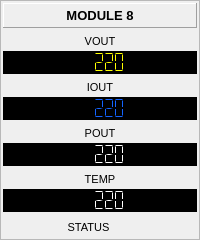
           <widget class="QFrame" name="frame_16">
            <property name="frameShape">
             <enum>QFrame::StyledPanel</enum>
            </property>
            <property name="frameShadow">
             <enum>QFrame::Raised</enum>
            </property>
            <layout class="QVBoxLayout" name="verticalLayout_89">
             <property name="spacing">
              <number>5</number>
             </property>
             <property name="leftMargin">
              <number>2</number>
             </property>
             <property name="topMargin">
              <number>2</number>
             </property>
             <property name="rightMargin">
              <number>2</number>
             </property>
             <property name="bottomMargin">
              <number>2</number>
             </property>
             <item>
              <widget class="QLabel" name="label_138">
               <property name="sizePolicy">
                <sizepolicy hsizetype="Preferred" vsizetype="Expanding">
                 <horstretch>0</horstretch>
                 <verstretch>0</verstretch>
                </sizepolicy>
               </property>
               <property name="minimumSize">
                <size>
                 <width>0</width>
                 <height>25</height>
                </size>
               </property>
               <property name="font">
                <font>
                 <pointsize>10</pointsize>
                 <weight>75</weight>
                 <bold>true</bold>
                </font>
               </property>
               <property name="frameShape">
                <enum>QFrame::Panel</enum>
               </property>
               <property name="frameShadow">
                <enum>QFrame::Raised</enum>
               </property>
               <property name="text">
                <string>MODULE 8</string>
               </property>
               <property name="alignment">
                <set>Qt::AlignCenter</set>
               </property>
              </widget>
             </item>
             <item>
              <layout class="QVBoxLayout" name="verticalLayout_90">
               <property name="spacing">
                <number>2</number>
               </property>
               <item>
                <widget class="QLabel" name="label_139">
                 <property name="sizePolicy">
                  <sizepolicy hsizetype="Preferred" vsizetype="Expanding">
                   <horstretch>0</horstretch>
                   <verstretch>0</verstretch>
                  </sizepolicy>
                 </property>
                 <property name="minimumSize">
                  <size>
                   <width>0</width>
                   <height>16</height>
                  </size>
                 </property>
                 <property name="font">
                  <font>
                   <pointsize>8</pointsize>
                  </font>
                 </property>
                 <property name="text">
                  <string>VOUT</string>
                 </property>
                 <property name="alignment">
                  <set>Qt::AlignCenter</set>
                 </property>
                </widget>
               </item>
               <item>
                <widget class="QLCDNumber" name="lcdBModule8Vout">
                 <property name="sizePolicy">
                  <sizepolicy hsizetype="Expanding" vsizetype="Expanding">
                   <horstretch>0</horstretch>
                   <verstretch>0</verstretch>
                  </sizepolicy>
                 </property>
                 <property name="minimumSize">
                  <size>
                   <width>0</width>
                   <height>22</height>
                  </size>
                 </property>
                 <property name="styleSheet">
                  <string notr="true">color: rgb(255, 255, 0);
background-color: rgb(0, 0, 0);</string>
                 </property>
                 <property name="frameShape">
                  <enum>QFrame::StyledPanel</enum>
                 </property>
                 <property name="smallDecimalPoint">
                  <bool>false</bool>
                 </property>
                 <property name="digitCount">
                  <number>5</number>
                 </property>
                 <property name="segmentStyle">
                  <enum>QLCDNumber::Flat</enum>
                 </property>
                 <property name="value" stdset="0">
                  <double>220.000000000000000</double>
                 </property>
                 <property name="intValue" stdset="0">
                  <number>220</number>
                 </property>
                </widget>
               </item>
              </layout>
             </item>
             <item>
              <layout class="QVBoxLayout" name="verticalLayout_91">
               <property name="spacing">
                <number>2</number>
               </property>
               <item>
                <widget class="QLabel" name="label_140">
                 <property name="sizePolicy">
                  <sizepolicy hsizetype="Preferred" vsizetype="Expanding">
                   <horstretch>0</horstretch>
                   <verstretch>0</verstretch>
                  </sizepolicy>
                 </property>
                 <property name="minimumSize">
                  <size>
                   <width>0</width>
                   <height>16</height>
                  </size>
                 </property>
                 <property name="font">
                  <font>
                   <pointsize>8</pointsize>
                  </font>
                 </property>
                 <property name="text">
                  <string>IOUT</string>
                 </property>
                 <property name="alignment">
                  <set>Qt::AlignCenter</set>
                 </property>
                </widget>
               </item>
               <item>
                <widget class="QLCDNumber" name="lcdBModule8Iout">
                 <property name="sizePolicy">
                  <sizepolicy hsizetype="Expanding" vsizetype="Expanding">
                   <horstretch>0</horstretch>
                   <verstretch>0</verstretch>
                  </sizepolicy>
                 </property>
                 <property name="minimumSize">
                  <size>
                   <width>0</width>
                   <height>22</height>
                  </size>
                 </property>
                 <property name="styleSheet">
                  <string notr="true">color: rgb(20, 100, 255);
background-color: rgb(0, 0, 0);</string>
                 </property>
                 <property name="frameShape">
                  <enum>QFrame::StyledPanel</enum>
                 </property>
                 <property name="smallDecimalPoint">
                  <bool>false</bool>
                 </property>
                 <property name="digitCount">
                  <number>5</number>
                 </property>
                 <property name="segmentStyle">
                  <enum>QLCDNumber::Flat</enum>
                 </property>
                 <property name="value" stdset="0">
                  <double>220.000000000000000</double>
                 </property>
                 <property name="intValue" stdset="0">
                  <number>220</number>
                 </property>
                </widget>
               </item>
              </layout>
             </item>
             <item>
              <layout class="QVBoxLayout" name="verticalLayout_92">
               <property name="spacing">
                <number>2</number>
               </property>
               <item>
                <widget class="QLabel" name="label_141">
                 <property name="sizePolicy">
                  <sizepolicy hsizetype="Preferred" vsizetype="Expanding">
                   <horstretch>0</horstretch>
                   <verstretch>0</verstretch>
                  </sizepolicy>
                 </property>
                 <property name="minimumSize">
                  <size>
                   <width>0</width>
                   <height>16</height>
                  </size>
                 </property>
                 <property name="font">
                  <font>
                   <pointsize>8</pointsize>
                  </font>
                 </property>
                 <property name="text">
                  <string>POUT</string>
                 </property>
                 <property name="alignment">
                  <set>Qt::AlignCenter</set>
                 </property>
                </widget>
               </item>
               <item>
                <widget class="QLCDNumber" name="lcdBModule8Pout">
                 <property name="sizePolicy">
                  <sizepolicy hsizetype="Expanding" vsizetype="Expanding">
                   <horstretch>0</horstretch>
                   <verstretch>0</verstretch>
                  </sizepolicy>
                 </property>
                 <property name="minimumSize">
                  <size>
                   <width>0</width>
                   <height>22</height>
                  </size>
                 </property>
                 <property name="styleSheet">
                  <string notr="true">color: rgb(255, 255, 255);
background-color: rgb(0, 0, 0);</string>
                 </property>
                 <property name="frameShape">
                  <enum>QFrame::StyledPanel</enum>
                 </property>
                 <property name="smallDecimalPoint">
                  <bool>false</bool>
                 </property>
                 <property name="digitCount">
                  <number>5</number>
                 </property>
                 <property name="segmentStyle">
                  <enum>QLCDNumber::Flat</enum>
                 </property>
                 <property name="value" stdset="0">
                  <double>220.000000000000000</double>
                 </property>
                 <property name="intValue" stdset="0">
                  <number>220</number>
                 </property>
                </widget>
               </item>
              </layout>
             </item>
             <item>
              <layout class="QVBoxLayout" name="verticalLayout_93">
               <property name="spacing">
                <number>2</number>
               </property>
               <item>
                <widget class="QLabel" name="label_142">
                 <property name="sizePolicy">
                  <sizepolicy hsizetype="Preferred" vsizetype="Expanding">
                   <horstretch>0</horstretch>
                   <verstretch>0</verstretch>
                  </sizepolicy>
                 </property>
                 <property name="minimumSize">
                  <size>
                   <width>0</width>
                   <height>16</height>
                  </size>
                 </property>
                 <property name="font">
                  <font>
                   <pointsize>8</pointsize>
                  </font>
                 </property>
                 <property name="text">
                  <string>TEMP</string>
                 </property>
                 <property name="alignment">
                  <set>Qt::AlignCenter</set>
                 </property>
                </widget>
               </item>
               <item>
                <widget class="QLCDNumber" name="lcdBModule8Temp">
                 <property name="sizePolicy">
                  <sizepolicy hsizetype="Expanding" vsizetype="Expanding">
                   <horstretch>0</horstretch>
                   <verstretch>0</verstretch>
                  </sizepolicy>
                 </property>
                 <property name="minimumSize">
                  <size>
                   <width>0</width>
                   <height>22</height>
                  </size>
                 </property>
                 <property name="styleSheet">
                  <string notr="true">color: rgb(255, 255, 255);
background-color: rgb(0, 0, 0);</string>
                 </property>
                 <property name="frameShape">
                  <enum>QFrame::StyledPanel</enum>
                 </property>
                 <property name="smallDecimalPoint">
                  <bool>false</bool>
                 </property>
                 <property name="digitCount">
                  <number>5</number>
                 </property>
                 <property name="segmentStyle">
                  <enum>QLCDNumber::Flat</enum>
                 </property>
                 <property name="value" stdset="0">
                  <double>220.000000000000000</double>
                 </property>
                 <property name="intValue" stdset="0">
                  <number>220</number>
                 </property>
                </widget>
               </item>
              </layout>
             </item>
             <item>
              <layout class="QHBoxLayout" name="horizontalLayout_26">
               <property name="spacing">
                <number>3</number>
               </property>
               <item>
                <widget class="QLabel" name="label_143">
                 <property name="minimumSize">
                  <size>
                   <width>0</width>
                   <height>20</height>
                  </size>
                 </property>
                 <property name="maximumSize">
                  <size>
                   <width>16777215</width>
                   <height>20</height>
                  </size>
                 </property>
                 <property name="font">
                  <font>
                   <pointsize>8</pointsize>
                  </font>
                 </property>
                 <property name="text">
                  <string>STATUS</string>
                 </property>
                 <property name="alignment">
                  <set>Qt::AlignCenter</set>
                 </property>
                </widget>
               </item>
               <item>
                <widget class="QLabel" name="lblBModule8Sta">
                 <property name="minimumSize">
                  <size>
                   <width>20</width>
                   <height>20</height>
                  </size>
                 </property>
                 <property name="maximumSize">
                  <size>
                   <width>20</width>
                   <height>20</height>
                  </size>
                 </property>
                 <property name="font">
                  <font>
                   <pointsize>8</pointsize>
                  </font>
                 </property>
                 <property name="text">
                  <string/>
                 </property>
                 <property name="alignment">
                  <set>Qt::AlignCenter</set>
                 </property>
                </widget>
               </item>
              </layout>
             </item>
            </layout>
           </widget>
